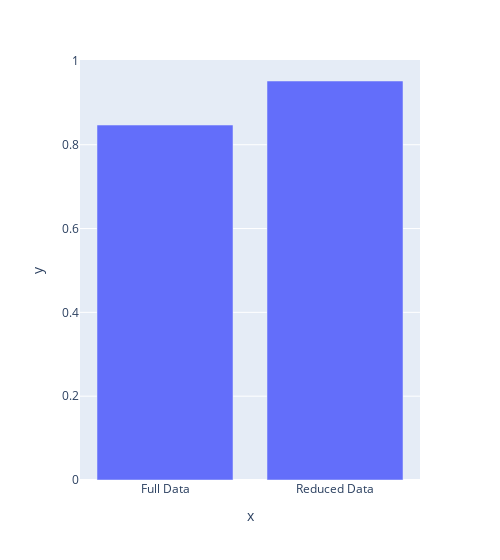

Notebook code cell kept with this figure:
### Code cell
# Логистическая модель
lr_1 = LogisticRegression()
# Размешиваем нашу выборку
shuffle_split = ShuffleSplit(test_size=.25, train_size=.75, n_splits=10)
# Кроссвалидация с 10 блоками на полных данных
full_cross_val_lr = cross_val_score(lr_1, X, y, cv=shuffle_split)

# Кроссвалидация на данных с меньшим количеством признаков
# Создадим новую модель
lr_2 = LogisticRegression()
reduced_cross_val_lr = cross_val_score(lr_2, X_new, y, scoring="recall",
									   cv=shuffle_split)
# Построение столбчатой диаграммы
px.bar(x=["Full Data", "Reduced Data"],
			y=[full_cross_val_lr.mean(), reduced_cross_val_lr.mean()])\
	.update_layout(width=500)

### Figure 1 — Plotly figure (JSON) as saved in the notebook; plotly's stock layout.template omitted (floating-point values rounded to 4 significant figures)
{"data": [{"alignmentgroup": "True", "hovertemplate": "x=%{x}<br>y=%{y}<extra></extra>", "legendgroup": "", "marker": {"color": "#636efa", "pattern": {"shape": ""}}, "name": "", "offsetgroup": "", "orientation": "v", "showlegend": false, "textposition": "auto", "x": ["Full Data", "Reduced Data"], "xaxis": "x", "y": [0.8469, 0.952], "yaxis": "y", "type": "bar"}], "layout": {"xaxis": {"anchor": "y", "domain": [0.0, 1.0], "title": {"text": "x"}}, "yaxis": {"anchor": "x", "domain": [0.0, 1.0], "title": {"text": "y"}}, "legend": {"tracegroupgap": 0}, "margin": {"t": 60}, "barmode": "relative", "width": 500}}
